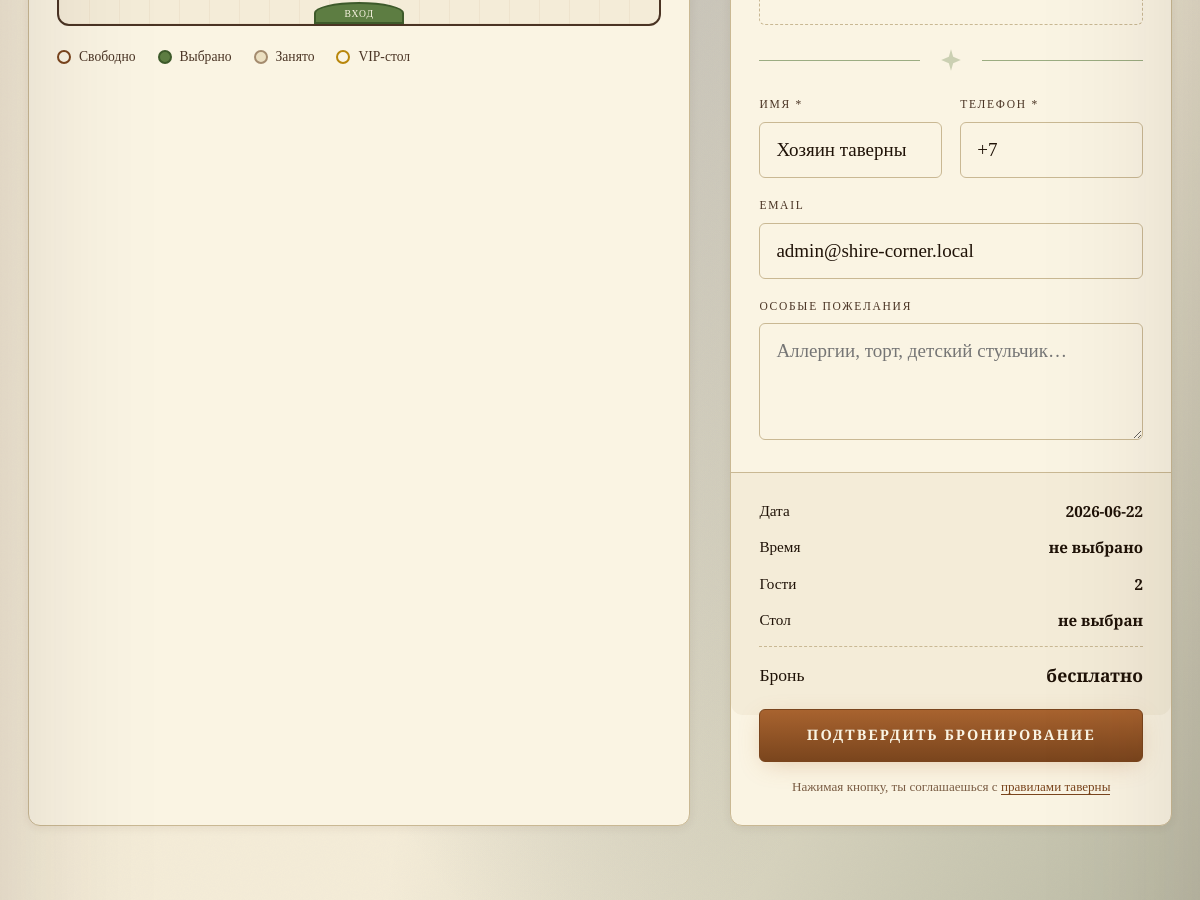
The page /booking.php (signed in, middle part) on the database as committed earlier.
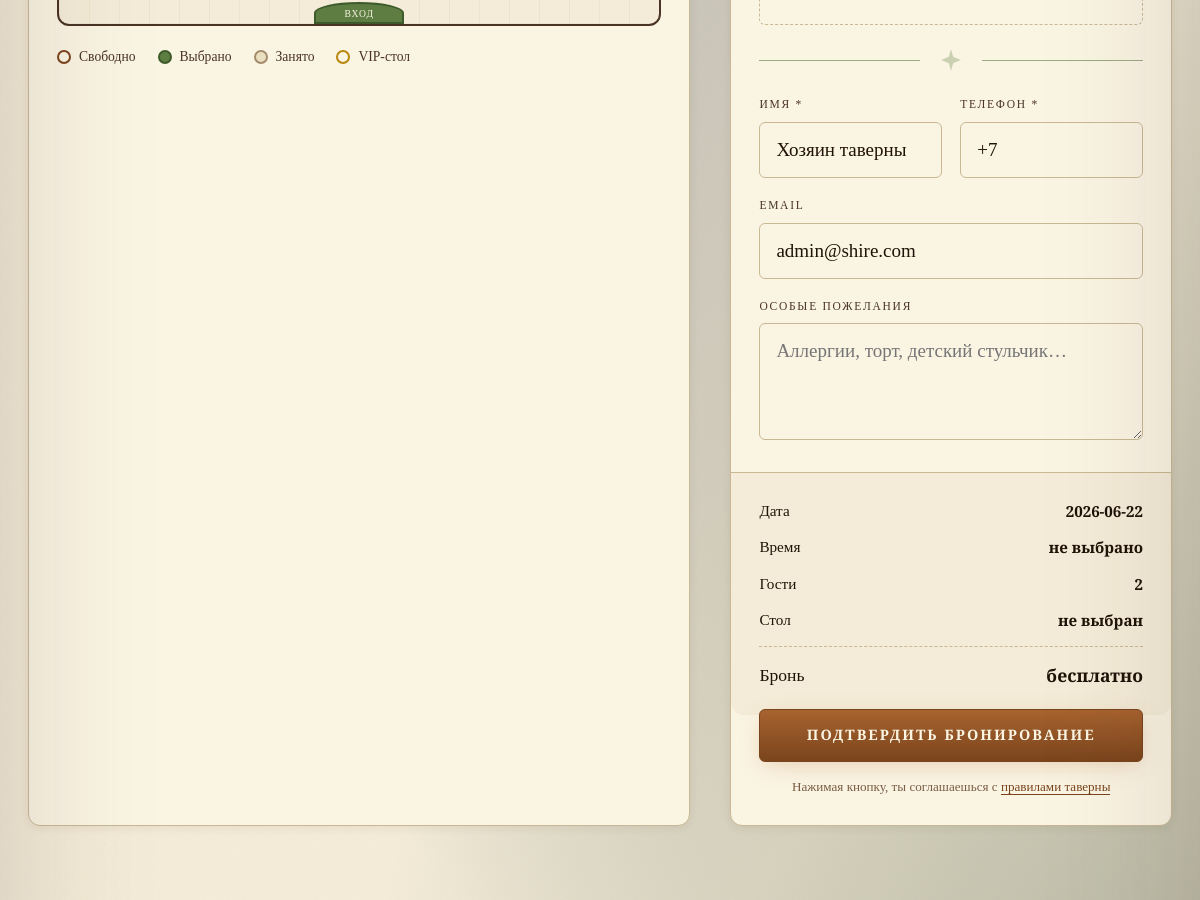
The same page on the database as committed later.
### tables this page shows
CREATE TABLE `users` (
  `id` int NOT NULL AUTO_INCREMENT,
  `username` varchar(50) NOT NULL,
  `email` varchar(100) NOT NULL,
  `password` varchar(255) NOT NULL,
  `role` enum('user','admin') NOT NULL DEFAULT 'user',
  `full_name` varchar(100) DEFAULT NULL,
  `phone` varchar(20) DEFAULT NULL,
  `created_at` timestamp NULL DEFAULT CURRENT_TIMESTAMP,
  PRIMARY KEY (`id`),
  UNIQUE KEY `username` (`username`),
  UNIQUE KEY `email` (`email`)
);

### public/booking.php (the view, shortened to what this page needs)
<?php
include 'db.php';
$userId = (int)$_SESSION['user_id'];
$prefill = ['guest_name' => '', 'guest_phone' => '', 'guest_email' => ''];
$stmt = $conn->prepare("SELECT full_name, phone, email, username FROM users WHERE id = ?");
$stmt->bind_param('i', $userId);
$stmt->execute();
$u = $stmt->get_result()->fetch_assoc();
if ($u) {
    $prefill['guest_name']  = $u['full_name'] ?: $u['username'];
    $prefill['guest_phone'] = $u['phone'] ?? '';
    $prefill['guest_email'] = $u['email'] ?? '';
}
$success = '';
?>
<!doctype html>
<html lang="ru">
<head>
<link rel="stylesheet" href="style.css">
</head>
<body>
<div class="container">
  <?php if (!$success): ?>
  <form method="POST" id="bookingForm">
    <div class="booking-grid">
      <div class="hall">
        <div class="hall-map" id="hallMap">
          <div class="door-el" style="left:50%;transform:translateX(-50%);bottom:0;width:90px;height:22px;">вход</div>
          <div class="firefly-stage" data-count="8"></div>
        </div>
        <div class="hall-legend">
          <span><span class="swatch"></span>Свободно</span>
          <span><span class="swatch selected"></span>Выбрано</span>
          <span><span class="swatch booked"></span>Занято</span>
          <span><span class="swatch vip"></span>VIP-стол</span>
        </div>
      </div>
      <aside class="booking-form">
        <div>
          <div class="table-empty-hint" id="emptySelection">Кликни на свободный кружок на плане ←</div>
        </div>
        <div class="ornament" style="margin:22px 0;">
          <svg viewBox="0 0 24 24" fill="currentColor"><path d="M12 2 L14 9 L21 12 L14 15 L12 22 L10 15 L3 12 L10 9 Z" opacity="0.5"/></svg>
        </div>
        <div class="field-row">
          <div class="field">
            <label>Имя *</label>
            <input type="text" name="guest_name" value="<?= htmlspecialchars($prefill['guest_name']) ?>" required>
          </div>
          <div class="field">
            <label>Телефон *</label>
            <input type="tel" name="guest_phone" value="" placeholder="+7 900 000-00-00" required>
          </div>
        </div>
        <div class="field">
          <label>Email</label>
          <input type="email" name="guest_email" value="<?= htmlspecialchars($prefill['guest_email']) ?>">
        </div>
        <div class="field">
          <label>Особые пожелания</label>
          <textarea name="notes" rows="3" placeholder="Аллергии, торт, детский стульчик…"></textarea>
        </div>
        <div class="summary-box">
          <div class="row"><span>Дата</span><strong id="sumDate">—</strong></div>
          <div class="row"><span>Время</span><strong id="sumTime">не выбрано</strong></div>
          <div class="row"><span>Гости</span><strong id="sumGuests">2</strong></div>
          <div class="row"><span>Стол</span><strong id="sumTable">не выбран</strong></div>
          <div class="row total"><span>Бронь</span><strong>бесплатно</strong></div>
        </div>
        <button type="submit" class="btn btn-primary btn-lg" style="width:100%;margin-top:22px;">Подтвердить бронирование</button>
        <p style="text-align:center;font-size:0.82rem;color:var(--ink-mute);margin:14px 0 0;">Нажимая кнопку, ты соглашаешься с <a href="rules.php" target="_blank">правилами таверны</a></p>
      </aside>
    </div>
  </form>
  <?php endif; ?>
</div>
</body>
</html>

Rows that differ between the two databases and show on the page:
changed users "Хозяин таверны": guest_email "admin@shire-corner.local" → "admin@shire.com"
